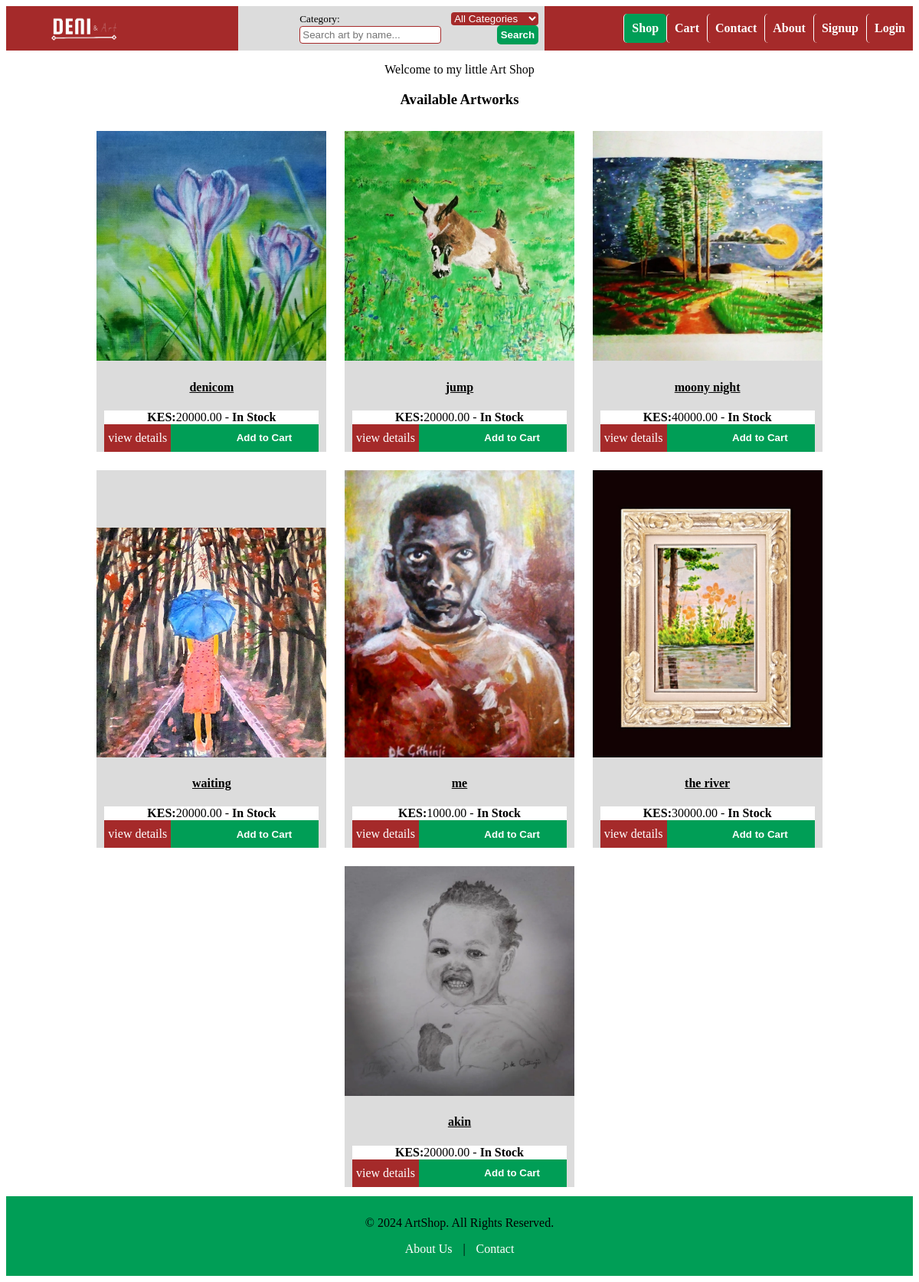
The page /art/ on the database its author committed.
### art/models.py (models this page shows, shortened)
class Art(models.Model):
    IN_STOCK = 'in_stock'
    SOLD = 'sold'
    STATUS_CHOICES = [
        (IN_STOCK, 'In Stock'),
        (SOLD, 'Sold'),
    ]
    title = models.CharField(max_length=255)
    artist = models.CharField(max_length=255)
    description = models.TextField()
    price = models.DecimalField(max_digits=10, decimal_places=2)
    image = models.ImageField(upload_to='art_images/')
    created_at = models.DateTimeField(auto_now_add=True)
    status = models.CharField(max_length=10, choices=STATUS_CHOICES, default=IN_STOCK)
    category = models.ForeignKey(Category, on_delete=models.SET_NULL, null=True, blank=True, related_name='art_pieces')

### art/views.py (the view)
# urls.py: path('', views.art_list, name='art_list'),
def art_list(request):
    query = request.GET.get('q')
    price_min = request.GET.get('price_min')
    price_max = request.GET.get('price_max')
    category_id = request.GET.get('category')  # Get selected category ID
    art_list = Art.objects.all()
    if query:
        art_list = art_list.filter(
            Q(title__icontains=query) | Q(description__icontains=query)
        )
    if category_id:
        art_list = art_list.filter(category_id=category_id)
    categories = Category.objects.all()
    return render(request, 'art/art_list.html', {
        'art_list': art_list,
        'categories': categories,
    })

### art/templates/art/art_list.html (shortened to what this page needs)
{% extends 'art/base.html' %}
{% block content %}
    <div>
        {% if user.is_authenticated %}
        <p>Hello {{ user.username }}! Welcome to my Art shop</p>
        {% else %}
        <p> Welcome to my little Art Shop</p>
        {% endif %}
    </div>
    <h3>Available Artworks</h3>
    <div class="art_listbox">
        {% for art in art_list %}
        <div class="art_card">
            <div class="artimg">
                <img src="{{ art.image.url }}" alt="{{ art.title }}" class="art_image">
            </div>
            <div class="heading">
                <h4>{{art.title}}</h4>
            </div>
            <div>
                <div class="priceline">
                   <label><strong>KES:</strong>{{art.price}}</label> - <strong>{{ art.get_status_display }}</strong>
                </div>
                <div class="sellbox">
                    <div class="detailbutton">
                        <a href="{% url 'art:art_detail' art.id %}">view details</a>
                    </div>
                    <form action="{% url 'art:add_to_cart' art.id %}" method="post">
                        <button type="submit" class="buttonbox">Add to Cart</button>
                    </form>
                </div>
            </div>
        </div>
        {% endfor %}
    </div>
{% endblock %}

### art/templates/art/base.html (shortened to what this page needs)
{% load static %}
<!DOCTYPE html>
<html lang="en">
<head>
    <link rel="stylesheet" type="text/css" href="{% static 'art/css/base.css' %}">
    <link rel="stylesheet" type="text/css" href="{% static 'art/css/art_listing.css' %}">
    <link rel="stylesheet" type="text/css" href="{% static 'art/css/cart.css' %}">
    <link rel="stylesheet" type="text/css" href="{% static 'art/css/art_detail.css' %}">
    <link rel="stylesheet" type="text/css" href="{% static 'art/css/order.css' %}">
</head>
<body>
    <header>
        <nav class="navbar">
            <img src="{% static 'art/images/logo.png' %}" alt="Logo" width="200" class="logo">
            <div class="filterbox">
                <form method="get" action="{% url 'art:art_list' %}">
                    <label for="category" class="hideonmobile">Category:</label>
                    <select name="category">
                        <option value="">All Categories</option>
                    </select>
                    <input type="text" name="q" placeholder="Search art by name..." value="{{ request.GET.q }}" class="searchtext">
                    <label class="hideonmobile"><button type="submit" >Search</button></label>
                </form>
            </div>
            <div class="nav">
                <div class="navlistbox">
                    <a href="{% url 'art:art_list' %}">Shop</a>
                    <a href="{% url 'art:view_cart' %}">Cart</a>
                    <a href="{% url 'art:contact' %}">Contact</a>
                    <a href="{% url 'art:about' %}">About</a>
                    {% if user.is_authenticated %}
                    <a href="{% url 'art:order_history' %}">MyOrders</a>
                    <a href="{% url 'art:custom_logout' %}">Logout</a>
                    {% else %}
                        <a href="{% url 'art:signup' %}">Signup</a>
                        <a href="{% url 'art:custom_login' %}">Login</a>
                    {% endif %}
                </div>
            </div>
        </nav>
    </header>
    <main>
        {% block content %}
        {% endblock %}
    </main>
    <footer class="footer">
        <div class="container">
            <p>&copy; 2024 ArtShop. All Rights Reserved.</p>
            <p><a href="{% url 'art:about' %}">About Us</a> | <a href="{% url 'art:contact' %}">Contact</a></p>
        </div>
    </footer>
</body>
</html>

### static/art/css/base.css (style rules this page uses)
body { background-color: white; padding: none; text-align: center; }
form { text-align: left; font-size: smaller; padding: 2%; background-color: gainsboro; padding-left: 20%; }
input { border-radius: 4px; border: solid brown 1px; }
select { border-radius: 4px; border: none; background-color: brown; color: white; }
button { background-color: #009E56; border: none; color: white; border-radius: 5px; padding: 5px; font-weight: bold; }
label { color: black; }
p { color: black; }
.navbar { display: flex; flex-direction: row; justify-content: space-between; background-color: brown; }
.nav { display: flex; flex-direction: row; align-items: center; justify-content: space-between; }
.logo { align-self: center; }
.navlistbox { display: flex; align-self: center; }
.navlistbox a { color: white; stop-color: none; text-decoration: none; font-weight: bold; border-radius: 5px; padding: 10px; border-left: solid white 1px; }
.navlistbox a.active { font-weight: bold; color: white; background-color: #009E56; border-radius: 5px; padding: 10px; }
.filterbox { display: flex; }
.filterbox form { display: flex; flex-direction: row; justify-content: space-between; align-items: center; flex-wrap: wrap; }
.filterbox input { padding: 1%; }
.footer { background-color: #009E56; color: white; text-align: center; padding: 10px 0; position: relative; bottom: 0; width: 100%; }
.footer a { color: white; text-decoration: none; margin: 0 10px; }

### static/art/css/art_listing.css (style rules this page uses)
.art_listbox { display: flex; flex-wrap: wrap; justify-content: center; }
.art_card { max-width: 500px; background-color: gainsboro; display: flex; justify-content: end; flex-direction: column; margin: 1%; }
.artimg { border-radius: 1px; }
.heading { font-weight: bolder; width: 100%; text-decoration: underline; }
.sellbox { display: flex; justify-content: space-between; margin-left: 10px; margin-right: 10px; }
.sellbox a { text-decoration: none; color: white; }
.detailbutton { background-color: brown; padding: none; display: flex; align-items: center; padding: 5px; }
.sellbox form { border: none; flex-grow: 5; background-color: #009E56; display: flex; align-items: center; justify-content: center; }
.art_image { width: 300px; }
.priceline { background-color: white; margin-left: 10px; margin-right: 10px; }

### rows shown on the page
Art: image (picture), title "denicom", price "20000.00", status "In Stock"
Art: image (picture), title "jump", price "20000.00", status "In Stock"
Art: image (picture), title "moony night", price "40000.00", status "In Stock"
Art: image (picture), title "waiting", price "20000.00", status "In Stock"
Art: image (picture), title "me", price "1000.00", status "In Stock"
Art: image (picture), title "the river", price "30000.00", status "In Stock"
Art: image (picture), title "akin", price "20000.00", status "In Stock"
